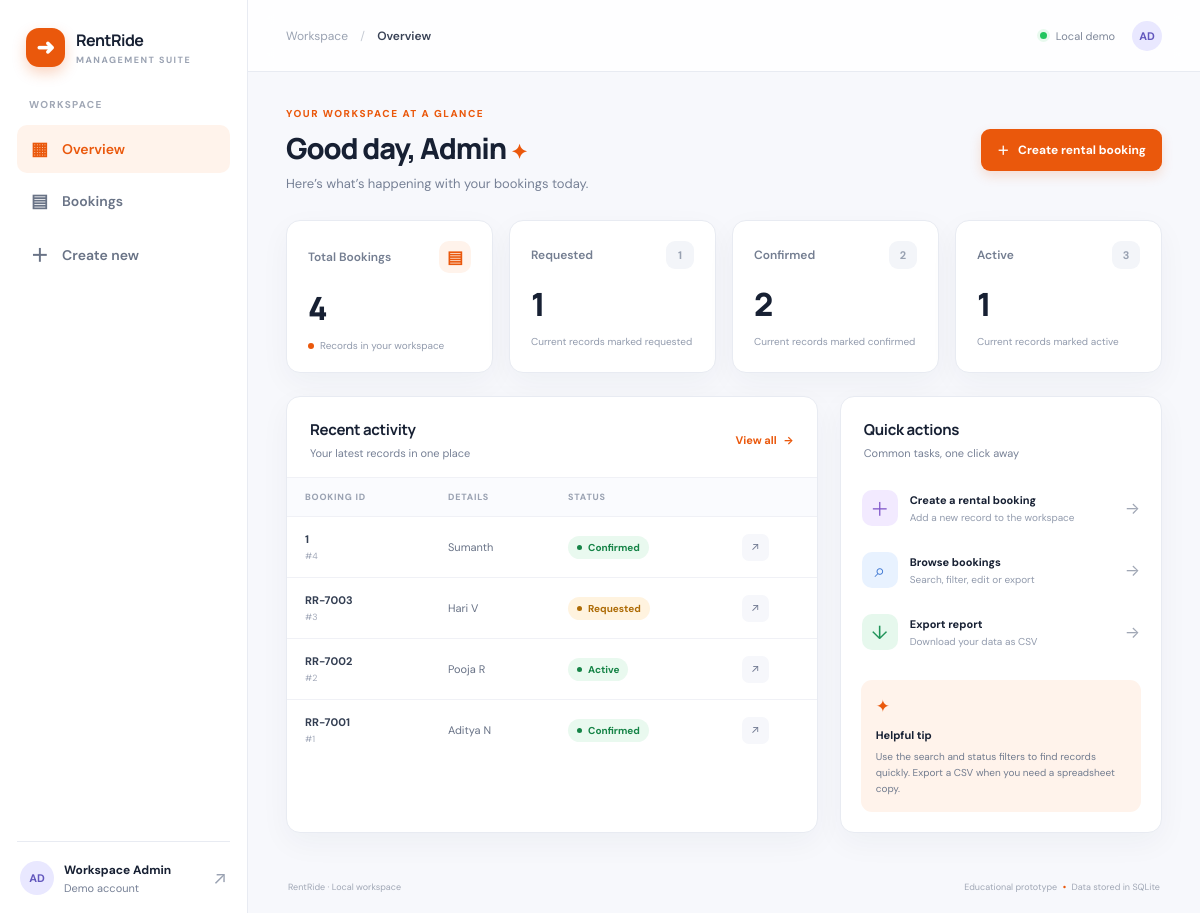
The page / (signed in) on the database its author committed.
### tables this page shows
CREATE TABLE records (id INTEGER PRIMARY KEY AUTOINCREMENT, created_at TEXT NOT NULL DEFAULT CURRENT_TIMESTAMP, "booking_id" TEXT NOT NULL DEFAULT '', "customer" TEXT NOT NULL DEFAULT '', "vehicle" TEXT NOT NULL DEFAULT '', "vehicle_type" TEXT NOT NULL DEFAULT '', "pickup_date" TEXT NOT NULL DEFAULT '', "return_date" TEXT NOT NULL DEFAULT '', "daily_rate" TEXT NOT NULL DEFAULT '', "status" TEXT NOT NULL DEFAULT '');

### app.py (the view)
@app.route("/")
@login_required
def index():
    records = get_records()
    counts = {}
    for metric in CONFIG["metrics"]:
        counts[metric] = sum(1 for r in records if r.get(STATUS_FIELD) == metric) if STATUS_FIELD else 0
    ctx = template_context("dashboard", "Overview")
    ctx.update(records=records, total=len(records), counts=counts, primary_key=PRIMARY_KEY,
               secondary_key=SECONDARY_KEY, primary_label=PRIMARY_LABEL)
    return render_template("dashboard.html", **ctx)

### app.py (called while the page is built)
def connect_db():
    connection = sqlite3.connect(DB_PATH)
    connection.row_factory = sqlite3.Row
    return connection

def login_required(view):
    @wraps(view)
    def wrapped(*args, **kwargs):
        if not session.get("logged_in"):
            return redirect(url_for("login", next=request.path))
        return view(*args, **kwargs)
    return wrapped

def get_records():
    with connect_db() as db:
        rows = db.execute("SELECT * FROM records ORDER BY id DESC").fetchall()
    return [clean_record(r) for r in rows]

def template_context(active, section):
    return dict(title=CONFIG["title"], subtitle=CONFIG["subtitle"], icon=CONFIG["icon"],
                plural=CONFIG["plural"], singular=CONFIG["singular"], metrics=CONFIG["metrics"],
                fields=FIELDS, active=active, section=section)

### templates/dashboard.html
{% extends "base.html" %}{% block content %}
<div class="page-heading"><div><div class="eyebrow">YOUR WORKSPACE AT A GLANCE</div><h1>Good day, Admin <span class="wave">✦</span></h1><p>Here’s what’s happening with your {{ plural|lower }} today.</p></div><a class="btn btn-primary" href="{{ url_for('new_record') }}"><span>＋</span> Create {{ singular }}</a></div>
<div class="stat-grid">
<div class="stat-card"><div class="stat-top"><span>Total {{ plural }}</span><span class="stat-icon">▤</span></div><div class="stat-number">{{ total }}</div><div class="stat-foot"><span class="stat-dot"></span> Records in your workspace</div></div>
{% for metric in metrics %}<div class="stat-card"><div class="stat-top"><span>{{ metric }}</span><span class="metric-symbol">{{ loop.index|string }}</span></div><div class="stat-number">{{ counts.get(metric, 0) }}</div><div class="stat-foot">Current records marked {{ metric|lower }}</div></div>{% endfor %}
</div>
<div class="dashboard-grid">
<section class="panel recent-panel"><div class="panel-heading"><div><h2>Recent activity</h2><p>Your latest records in one place</p></div><a class="text-link" href="{{ url_for('records') }}">View all <span>→</span></a></div>
{% if records %}<div class="table-wrap"><table><thead><tr><th>{{ primary_label }}</th><th>Details</th><th>Status</th><th></th></tr></thead><tbody>{% for record in records[:5] %}<tr><td><b>{{ record[primary_key] }}</b><small class="cell-sub">#{{ record.id }}</small></td><td>{{ record[secondary_key] or '—' }}</td><td><span class="status-pill {{ record.status_class }}">{{ record.status_value }}</span></td><td><a class="icon-link" href="{{ url_for('edit_record', record_id=record.id) }}">↗</a></td></tr>{% endfor %}</tbody></table></div>{% else %}<div class="empty-state"><div class="empty-icon">▤</div><h3>Your workspace is ready</h3><p>Create your first record to start managing your work.</p><a class="btn btn-primary" href="{{ url_for('new_record') }}">Create first record</a></div>{% endif %}
</section>
<aside class="panel quick-panel"><div class="panel-heading"><div><h2>Quick actions</h2><p>Common tasks, one click away</p></div></div><a class="quick-action" href="{{ url_for('new_record') }}"><span class="quick-icon purple">＋</span><span><b>Create a {{ singular }}</b><small>Add a new record to the workspace</small></span><span class="quick-arrow">→</span></a><a class="quick-action" href="{{ url_for('records') }}"><span class="quick-icon blue">⌕</span><span><b>Browse {{ plural|lower }}</b><small>Search, filter, edit or export</small></span><span class="quick-arrow">→</span></a><a class="quick-action" href="{{ url_for('export_csv') }}"><span class="quick-icon green">↓</span><span><b>Export report</b><small>Download your data as CSV</small></span><span class="quick-arrow">→</span></a>
<div class="tip-card"><div class="tip-star">✦</div><b>Helpful tip</b><p>Use the search and status filters to find records quickly. Export a CSV when you need a spreadsheet copy.</p></div></aside>
</div>
{% endblock %}

### templates/base.html (shortened to what this page needs)
<!doctype html>
<html lang="en">
<head>
<link rel="stylesheet" href="{{ url_for('static', filename='style.css') }}">
</head>
<body>
<div class="app-shell">
<aside class="sidebar">
  <a class="brand" href="{{ url_for('index') }}"><span class="brand-mark">{{ icon }}</span><span><b>{{ title }}</b><small>MANAGEMENT SUITE</small></span></a>
  <div class="workspace-label">WORKSPACE</div>
  <a class="side-link {{ 'active' if active=='dashboard' else '' }}" href="{{ url_for('index') }}"><span>▦</span> Overview</a>
  <a class="side-link {{ 'active' if active=='records' else '' }}" href="{{ url_for('records') }}"><span>▤</span> {{ plural }}</a>
  <a class="side-link" href="{{ url_for('new_record') }}"><span>＋</span> Create new</a>
  <div class="sidebar-bottom"><div class="profile-avatar">AD</div><div><b>Workspace Admin</b><small>Demo account</small></div><a class="logout" href="{{ url_for('logout') }}" title="Log out">↗</a></div>
</aside>
<main class="main-area">
<header class="topbar"><div class="mobile-brand">{{ icon }} {{ title }}</div><div class="crumb">Workspace <span>/</span> <b>{{ section }}</b></div><div class="top-actions"><span class="live-dot"></span><span class="online-label">Local demo</span><span class="top-avatar">AD</span></div></header>
<div class="page-content">
{% block content %}{% endblock %}
<footer class="footer"><span>{{ title }} · Local workspace</span><span>Educational prototype <b>•</b> Data stored in SQLite</span></footer>
</div>
</main></div>
</body></html>

### rows shown on the page
records: status "Requested", get "1", status "requested", booking "RR-7003", id "3", customer "Hari V", status_value "Requested"
records: status "Active", get "1", status "active", booking "RR-7002", id "2", customer "Pooja R", status_value "Active"
records: booking "1", id "4", customer "Sumanth", status_value "Confirmed"
records: booking "RR-7001", id "1", customer "Aditya N", status_value "Confirmed"

### other values the page prints
{{ icon }} "➜"
{{ title }} "RentRide"
{{ plural }} "Bookings"
{{ section }} "Overview"
{{ plural|lower }} "bookings"
{{ singular }} "rental booking"
{{ total }} "4"
{{ metric }} "Confirmed"
{{ counts.get(metric, 0) }} "2"
{{ metric|lower }} "confirmed"
{{ primary_label }} "BOOKING ID"
